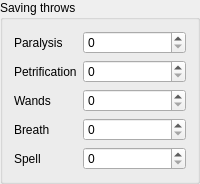
               <widget class="QGroupBox" name="box_saves">
                <property name="title">
                 <string>Saving throws</string>
                </property>
                <layout class="QFormLayout" name="form_saves">
                 <item row="0" column="0">
                  <widget class="QLabel" name="label_save_paralysis">
                   <property name="text">
                    <string>Paralysis</string>
                   </property>
                  </widget>
                 </item>
                 <item row="0" column="1">
                  <widget class="QSpinBox" name="field_save_paralysis">
                   <property name="minimum">
                    <number>0</number>
                   </property>
                   <property name="maximum">
                    <number>255</number>
                   </property>
                  </widget>
                 </item>
                 <item row="1" column="0">
                  <widget class="QLabel" name="label_save_petrification">
                   <property name="text">
                    <string>Petrification</string>
                   </property>
                  </widget>
                 </item>
                 <item row="1" column="1">
                  <widget class="QSpinBox" name="field_save_petrification">
                   <property name="minimum">
                    <number>0</number>
                   </property>
                   <property name="maximum">
                    <number>255</number>
                   </property>
                  </widget>
                 </item>
                 <item row="2" column="0">
                  <widget class="QLabel" name="label_save_wands">
                   <property name="text">
                    <string>Wands</string>
                   </property>
                  </widget>
                 </item>
                 <item row="2" column="1">
                  <widget class="QSpinBox" name="field_save_wands">
                   <property name="minimum">
                    <number>0</number>
                   </property>
                   <property name="maximum">
                    <number>255</number>
                   </property>
                  </widget>
                 </item>
                 <item row="3" column="0">
                  <widget class="QLabel" name="label_save_breath">
                   <property name="text">
                    <string>Breath</string>
                   </property>
                  </widget>
                 </item>
                 <item row="3" column="1">
                  <widget class="QSpinBox" name="field_save_breath">
                   <property name="minimum">
                    <number>0</number>
                   </property>
                   <property name="maximum">
                    <number>255</number>
                   </property>
                  </widget>
                 </item>
                 <item row="4" column="0">
                  <widget class="QLabel" name="label_save_spell">
                   <property name="text">
                    <string>Spell</string>
                   </property>
                  </widget>
                 </item>
                 <item row="4" column="1">
                  <widget class="QSpinBox" name="field_save_spell">
                   <property name="minimum">
                    <number>0</number>
                   </property>
                   <property name="maximum">
                    <number>255</number>
                   </property>
                  </widget>
                 </item>
                </layout>
               </widget>
